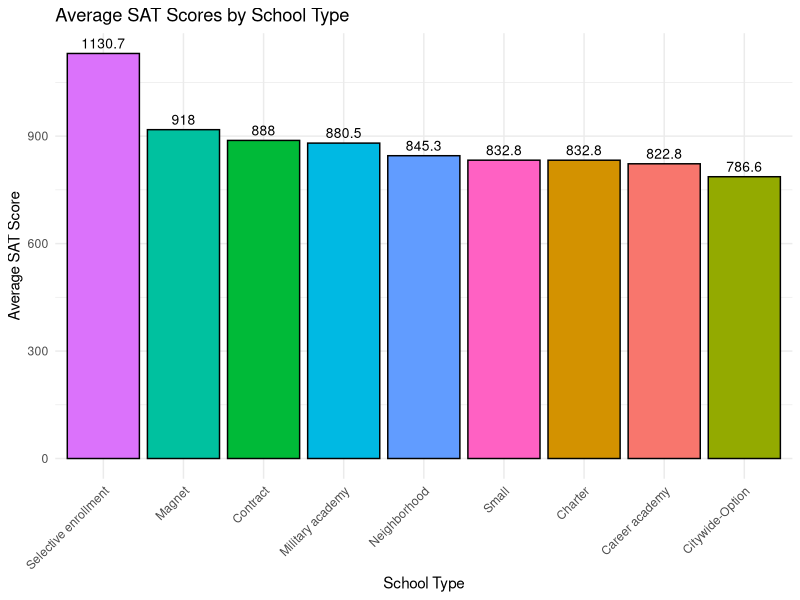
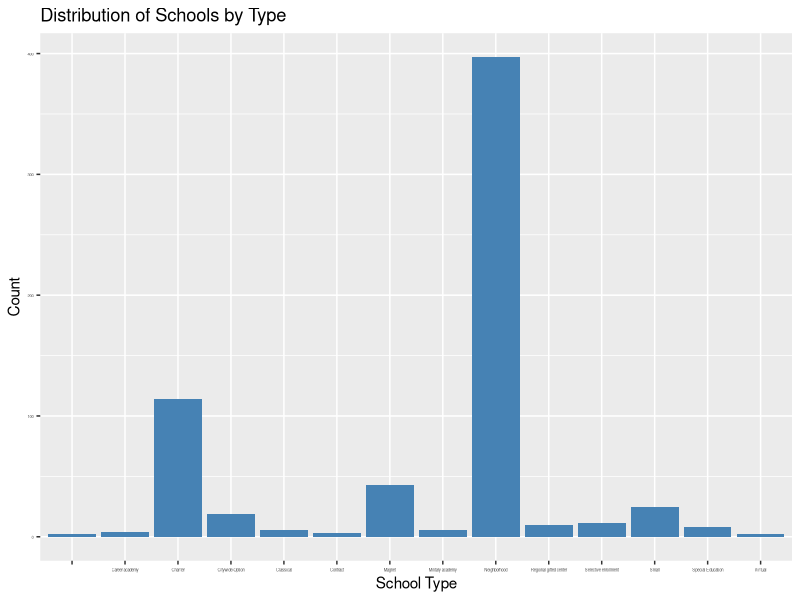
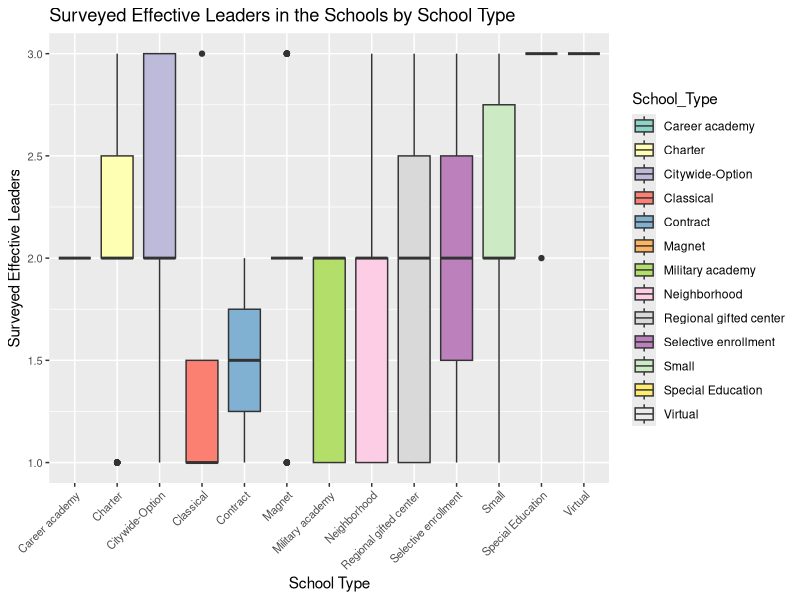

Write R code to recreate these figures, in order.
## ---- chunk 1
# Load necessary libraries
library(tidyverse)
library(knitr)

data <- read.csv("Chicago_Public_Schools_-_School_Progress_Reports_SY2324.csv")

str(data)

missing_data <- data %>%
  summarize_all(~mean(is.na(.)))

cleaned_data <- data %>%
  select(-c(School_ID, Address, City, State, Zip, Phone))

head(cleaned_data[, 1:5], 5)

## ---- chunk 2
# 1. Count of schools by school type
school_type_distribution <- cleaned_data %>%
  count(School_Type)

# Print results as a markdown table
print(knitr::kable(school_type_distribution, format = "markdown"))

## ---- chunk 3
# Count rows where more than 50% of numeric columns are filled with non-NA and non-zero data
# Total number of entries in the dataset
total_entries <- nrow(cleaned_data)

# Count rows where more than 50% of numeric columns are filled with non-NA and non-zero data
entries_with_valid_data <- cleaned_data %>%
  select(where(is.numeric)) %>%  # Consider only numeric columns
  rowwise() %>%
  mutate(valid_data_fraction = mean(!is.na(c_across(everything())) & c_across(everything()) != 0)) %>%
  filter(valid_data_fraction > 0.5) %>%
  nrow()

# Calculate the percentage of valid entries
percentage_valid_data <- (entries_with_valid_data / total_entries) * 100

# Display the results
list(
  Total_Entries = total_entries,
  Valid_Entries = entries_with_valid_data,
  Percentage_Valid_Entries = percentage_valid_data
)


## ---- chunk 4
# Count the number of invalid (NA, zero) entries for each column
columns_with_no_data <- cleaned_data %>%
  summarize_all(~ sum(is.na(.) | . == 0)) %>%
  pivot_longer(cols = everything(), names_to = "Column", values_to = "Missing_or_Zero_Count") %>%
  filter(Missing_or_Zero_Count == nrow(cleaned_data)) 

# Print results as a markdown table
print(knitr::kable(columns_with_no_data, format = "markdown", caption = "Columns with No Valid Data (All Entries NA or Zero)"))


## ---- chunk 5
# Filter out schools with N/A or 0 for attainment rate
valid_attainment_data <- cleaned_data %>%
  filter(!is.na(Attainment_All_Grades_School_Pct) & Attainment_All_Grades_School_Pct > 0)

# 2. Summary of attainment by school type
attainment_summary_by_school_type <- valid_attainment_data %>%
  group_by(School_Type) %>%
  summarize(
    mean_attainment_all_grades = mean(Attainment_All_Grades_School_Pct, na.rm = TRUE),
    median_attainment_all_grades = median(Attainment_All_Grades_School_Pct, na.rm = TRUE),
    sd_attainment_all_grades = sd(Attainment_All_Grades_School_Pct, na.rm = TRUE),
    count = n()
  )

# Print summary table as markdown
print(knitr::kable(attainment_summary_by_school_type, format = "markdown", caption = "Summary of Attainment by School Type"))

# 3. Percentage of schools with attainment above 50%
percent_above_50_attainment <- valid_attainment_data %>%
  summarize(
    percent_above_50 = mean(Attainment_All_Grades_School_Pct > 50) * 100
  )

# Print percentage table as markdown
print(knitr::kable(percent_above_50_attainment, format = "markdown", caption = "Percentage of Schools with Attainment Above 50%"))


## ---- chunk 6
# Filter for schools with non-zero SAT scores
valid_sat_scores <- cleaned_data %>%
  filter(SAT_Grade_11_Score_School_Avg > 0)

# Summarize SAT scores by school type
sat_performance_by_school_type <- valid_sat_scores %>%
  group_by(School_Type) %>%
  summarize(
    avg_sat_score = mean(SAT_Grade_11_Score_School_Avg, na.rm = TRUE),
    median_sat_score = median(SAT_Grade_11_Score_School_Avg, na.rm = TRUE),
    sd_sat_score = sd(SAT_Grade_11_Score_School_Avg, na.rm = TRUE),
    count = n()
  )

# Print SAT performance table as markdown
print(knitr::kable(sat_performance_by_school_type, format = "markdown", caption = "SAT Performance by School Type"))


ggplot(sat_performance_by_school_type, aes(x = reorder(School_Type, -avg_sat_score), y = avg_sat_score, fill = School_Type)) +
  geom_bar(stat = "identity", color = "black") +
  geom_text(aes(label = round(avg_sat_score, 1)), vjust = -0.5, size = 3.5) +
  labs(
    title = "Average SAT Scores by School Type",
    x = "School Type",
    y = "Average SAT Score"
  ) +
  theme_minimal() +
  theme(
    axis.text.x = element_text(angle = 45, hjust = 1),
    legend.position = "none"
  )


## ---- chunk 7
# Filter columns with reliable information
reliable_columns <- c(
  "Chronic_Truancy_Pct", "Mobility_Rate_Pct", "Attainment_All_Grades_School_Pct",
  "Freshmen_On_Track_School_Pct_Year_1", "Freshmen_On_Track_School_Pct_Year_2",
  "Graduation_4_Year_School_Pct_Year_1", "Graduation_4_Year_School_Pct_Year_2",
  "Graduation_5_Year_School_Pct_Year_1", "Graduation_5_Year_School_Pct_Year_2",
  "College_Enrollment_School_Pct_Year_1", "College_Enrollment_School_Pct_Year_2",
  "College_Persistence_School_Pct_Year_1", "College_Persistence_School_Pct_Year_2",
  "One_Year_Dropout_Rate_Year_1_Pct", "One_Year_Dropout_Rate_Year_2_Pct",
  "Teacher_Attendance_Year_1_Pct", "Teacher_Attendance_Year_2_Pct",
  "Student_Attendance_Year_1_Pct", "Student_Attendance_Year_2_Pct",
  "SAT_Grade_11_Score_School_Avg"
)

# Select only relevant columns
filtered_data <- cleaned_data %>%
  select(all_of(reliable_columns)) %>%
  filter(
    !is.na(SAT_Grade_11_Score_School_Avg) & SAT_Grade_11_Score_School_Avg > 0
  ) %>%
  mutate(across(everything(), ~ ifelse(. == 0, NA, .))) %>%
  drop_na()

# Combine Year_1 and Year_2 columns into averages
averaged_data <- filtered_data %>%
  mutate(
    Freshmen_On_Track_Avg = rowMeans(select(., starts_with("Freshmen_On_Track_School_Pct_")), na.rm = TRUE),
    Graduation_4_Year_Avg = rowMeans(select(., starts_with("Graduation_4_Year_School_Pct_")), na.rm = TRUE),
    Graduation_5_Year_Avg = rowMeans(select(., starts_with("Graduation_5_Year_School_Pct_")), na.rm = TRUE),
    College_Enrollment_Avg = rowMeans(select(., starts_with("College_Enrollment_School_Pct_")), na.rm = TRUE),
    College_Persistence_Avg = rowMeans(select(., starts_with("College_Persistence_School_Pct_")), na.rm = TRUE),
    One_Year_Dropout_Avg = rowMeans(select(., starts_with("One_Year_Dropout_Rate_Year_")), na.rm = TRUE),
    Teacher_Attendance_Avg = rowMeans(select(., starts_with("Teacher_Attendance_Year_")), na.rm = TRUE),
    Student_Attendance_Avg = rowMeans(select(., starts_with("Student_Attendance_Year_")), na.rm = TRUE)
  ) %>%
  select(-matches("_Year_"))  # Remove individual year columns

# Correlation analysis with SAT scores
correlation_analysis <- averaged_data %>%
  select(SAT_Grade_11_Score_School_Avg, everything()) %>%
  cor(use = "complete.obs")

# Display correlation matrix
print(knitr::kable(correlation_analysis, format = "markdown", caption = "Correlation Matrix with SAT Scores"))

## ---- chunk 8
# Check if SAT_Grade_11_Score_School_Avg exists after transformations
if (!"SAT_Grade_11_Score_School_Avg" %in% colnames(averaged_data)) {
  stop("SAT_Grade_11_Score_School_Avg column is missing.")
}

# Linear regression analysis
sat_model <- lm(
  SAT_Grade_11_Score_School_Avg ~ .,
  data = averaged_data
)

# Summary of the regression model
model_summary <- summary(sat_model)

# Extract coefficients as a data frame
coefficients_df <- as.data.frame(model_summary$coefficients)
colnames(coefficients_df) <- c("Estimate", "Std. Error", "t value", "Pr(>|t|)")

# Print regression summary as markdown table
print(knitr::kable(coefficients_df, format = "markdown", caption = "Linear Regression Model Coefficients"))

## ---- chunk 9
# Columns of interest, excluding Student_Attendance_Avg if it doesn't exist
survey_columns <- c(
  "School_Survey_Involved_Families", "School_Survey_Supportive_Environment",
  "School_Survey_Ambitious_Instruction", "School_Survey_Effective_Leaders",
  "School_Survey_Collaborative_Teachers", "School_Survey_Safety"
)

# Ensure attendance column exists, replace with a fallback if needed
attendance_column <- "Student_Attendance_Year_1_Pct"  # Replace with Year 2 if necessary

# Define ordinal encoding for survey ratings
survey_rating_map <- c(
  "NOT ENOUGH DATA" = NA,
  "VERY WEAK" = 1,
  "WEAK" = 2,
  "NEUTRAL" = 3,
  "STRONG" = 4,
  "VERY STRONG" = 5
)

# Encode survey columns as ordinal values and select relevant columns
encoded_data <- cleaned_data %>%
  mutate(across(all_of(survey_columns), ~ survey_rating_map[.])) %>%
  filter(!is.na(SAT_Grade_11_Score_School_Avg) & SAT_Grade_11_Score_School_Avg > 0) %>%
  select(SAT_Grade_11_Score_School_Avg, !!sym(attendance_column), all_of(survey_columns)) %>%
  rename(Student_Attendance = !!sym(attendance_column))

# Calculate correlation between survey ratings and other metrics
correlation_results <- encoded_data %>%
  cor(use = "complete.obs")

# Print correlation matrix as markdown
print(knitr::kable(correlation_results, format = "markdown", caption = "Correlation Matrix Between Survey Ratings and Metrics"))

## ---- chunk 10
# Linear regression to assess impact of survey ratings on SAT scores
survey_model <- lm(
  SAT_Grade_11_Score_School_Avg ~ School_Survey_Involved_Families +
    School_Survey_Supportive_Environment + School_Survey_Ambitious_Instruction +
    School_Survey_Effective_Leaders + School_Survey_Collaborative_Teachers +
    School_Survey_Safety + Student_Attendance,
  data = encoded_data
)

# Extract regression summary
survey_model_summary <- summary(survey_model)

# Convert coefficients to a data frame
coefficients_df <- as.data.frame(survey_model_summary$coefficients)
colnames(coefficients_df) <- c("Estimate", "Std. Error", "t value", "Pr(>|t|)")

# Print regression coefficients as a markdown table
print(knitr::kable(coefficients_df, format = "markdown", caption = "Survey Ratings Linear Regression Coefficients"))

# Display R-squared and adjusted R-squared
r_squared <- survey_model_summary$r.squared
adj_r_squared <- survey_model_summary$adj.r.squared

# Display model performance metrics as a markdown table
performance_metrics <- data.frame(
  Metric = c("R-squared", "Adjusted R-squared"),
  Value = c(r_squared, adj_r_squared)
)

print(knitr::kable(performance_metrics, format = "markdown", caption = "Survey Ratings Regression Performance Metrics"))


## ---- chunk 11
# Plot school type distribution
library(ggplot2)
ggplot(cleaned_data, aes(x = School_Type)) +
  geom_bar(fill = "steelblue") +
  labs(title = "Distribution of Schools by Type", x = "School Type", y = "Count") +
  theme(axis.text = element_text(size = 3))

# Descriptive statistics by school type
attainment_summary <- cleaned_data %>%
  group_by(School_Type) %>%
  summarize(
    Mean_Attainment = mean(Attainment_All_Grades_School_Pct, na.rm = TRUE),
    Median_Attainment = median(Attainment_All_Grades_School_Pct, na.rm = TRUE),
    SD_Attainment = sd(Attainment_All_Grades_School_Pct, na.rm = TRUE)
  )

attainment_summary

# Convert categorical columns to numeric
cleaned_data <- cleaned_data %>%
  mutate(
    School_Survey_Involved_Families = case_when(
      School_Survey_Involved_Families == "STRONG" ~ 3,
      School_Survey_Involved_Families == "NEUTRAL" ~ 2,
      School_Survey_Involved_Families == "WEAK" ~ 1
    ),
    School_Survey_Supportive_Environment = case_when(
      School_Survey_Supportive_Environment == "STRONG" ~ 3,
      School_Survey_Supportive_Environment == "NEUTRAL" ~ 2,
      School_Survey_Supportive_Environment == "WEAK" ~ 1
    ),
    School_Survey_Ambitious_Instruction = case_when(
      School_Survey_Ambitious_Instruction == "STRONG" ~ 3,
      School_Survey_Ambitious_Instruction == "NEUTRAL" ~ 2,
      School_Survey_Ambitious_Instruction == "WEAK" ~ 1
    ),
    School_Survey_Effective_Leaders = case_when(
      School_Survey_Effective_Leaders == "STRONG" ~ 3,
      School_Survey_Effective_Leaders == "NEUTRAL" ~ 2,
      School_Survey_Effective_Leaders == "WEAK" ~ 1
    )
  )

cleaned_data <- cleaned_data %>%
  filter(School_Type != "" & !is.na(School_Type))

ggplot(cleaned_data, aes(x = School_Type, y = School_Survey_Effective_Leaders, fill = School_Type)) +
  geom_boxplot() +
  labs(
    title = "Surveyed Effective Leaders in the Schools by School Type",
    x = "School Type",
    y = "Surveyed Effective Leaders"
  ) +
  theme(axis.text = element_text(size = 8), # Adjust text size for readability
        axis.text.x = element_text(angle = 45, hjust = 1)) + # Rotate x-axis labels for clarity
  scale_fill_brewer(palette = "Set3")

